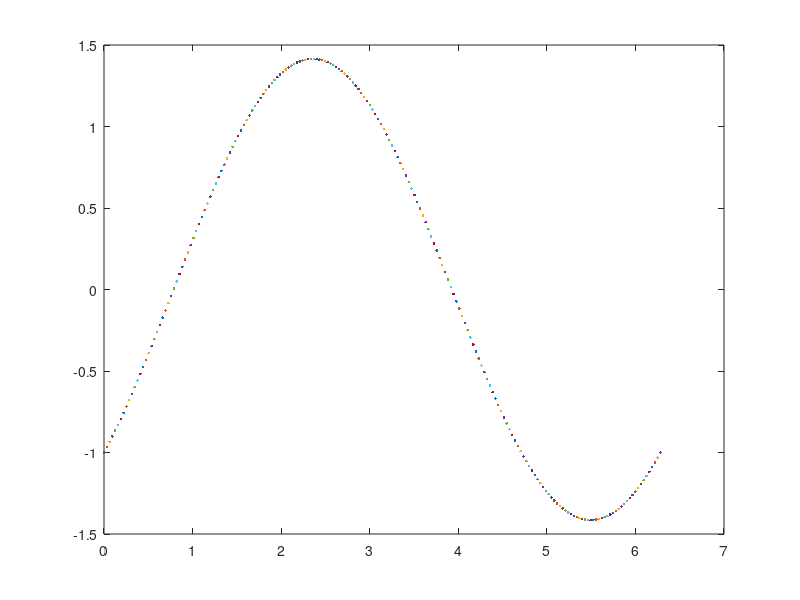

Reproduce this figure in MATLAB.
% Test cross product:

clear;

a = [1;1;0];
N = 200;
phi = linspace(0,2*pi,N);

figure;
for k = 1:N
    b = [cos(phi(k));sin(phi(k));0];
    C = cross(a,b);
    plot(phi(k),C(3),'.'); hold on;
end
